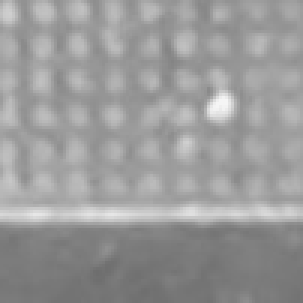
#> input picture C. elegans/Data/0/image_1014.png, 101 x 101 px (shown 3 times larger); its folder holds 4 pictures in this run
$ python ConfusionMatrix.py
#> lines starting #> are read from the running program, lines starting #| are printed output that depends on the picture
import numpy as np
import glob
import cv2 as cv
import idx2numpy
import math

path = "C:/Users/ajdan/Documents/PR-ML/Machine Learning/Project 4 ML/Machine-Learning-Project4/C. elegans/Data/0"

data = np.load('W_CElegans.npz')
#> (reads W_CElegans.npz from the repository)

W = data['W']
SIZE , K = W.shape

SIZE = 28*28
filenames = glob.glob(path + '/*.png')
filenames.sort()
images = [cv.imread(img) for img in filenames]
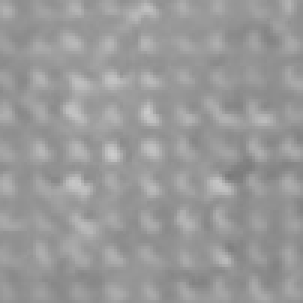
#> input picture C. elegans/Data/0/image_1145.png, 101 x 101 px (shown 3 times larger)
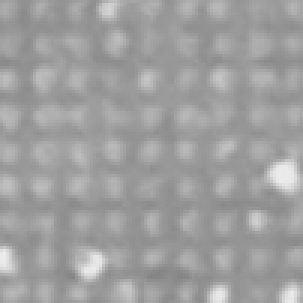
#> input picture C. elegans/Data/0/image_1206.png, 101 x 101 px (shown 3 times larger)
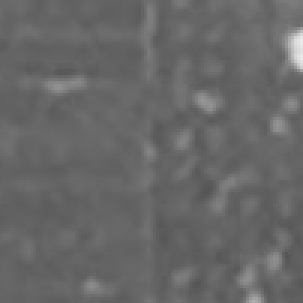
#> input picture C. elegans/Data/0/image_1790.png, 101 x 101 px (shown 3 times larger)
#> images = 4 items

scale_percent = 28 # percent of original size
width = int(101 * scale_percent / 100)
height = int(101 * scale_percent / 100)
dim = (width, height)

imagesResized = [cv.resize(img, dim, interpolation=cv.INTER_AREA) for img in images]
#> imagesResized = 4 items
imagesGrayscale = [cv.cvtColor(img, cv.COLOR_BGR2GRAY) for img in imagesResized]
#> imagesGrayscale = 4 items
imagesBlurred = [cv.GaussianBlur(img, (3,3), 0) for img in imagesGrayscale]
#> imagesBlurred = 4 items

sobelx = [cv.Sobel(src=img, ddepth=cv.CV_64F, dx=1, dy=0, ksize=5) for img in imagesBlurred]
#> sobelx = 4 items
sobely = [cv.Sobel(src=img, ddepth=cv.CV_64F, dx=0, dy=1, ksize=5) for img in imagesBlurred]
#> sobely = 4 items
sobelxy = [cv.Sobel(src=img, ddepth=cv.CV_64F, dx=1, dy=1, ksize=5) for img in imagesBlurred]
#> sobelxy = 4 items

edges = [cv.Canny(image=img, threshold1=60, threshold2=140) for img in imagesBlurred]
#> edges = 4 items

DataX = np.empty((0,SIZE),int)
for i in range(len(edges)):
    temp = np.reshape(edges[i],SIZE)
    temp = temp.astype(int)
    temp = np.array([temp])
    DataX  = np.append(DataX,temp,0)
#> this loop made 4 passes

DataX = DataX / 255
DataX =  np.insert(DataX, DataX.shape[1], 1, axis=1)

DataXTest = DataX[math.ceil(DataX.shape[0] * 0.8):]
#> DataXTest = empty array


yPred = np.dot(DataXTest, W)
#> yPred = empty array

totals = np.zeros((K))
for i in range(len(DataXTest)):
    totals[np.argmax(yPred[i])] += 1
#> this loop made 0 passes
#> after the loop, totals = [0, 0]

print("Total Tallies For Worms 0:")
for i in range(K):
    print("Class", int(i) , ":" , int(totals[i]))
#> this loop made 2 passes
#| Class 0 : 0
#| Class 1 : 0


path = "C:/Users/ajdan/Documents/PR-ML/Machine Learning/Project 4 ML/Machine-Learning-Project4/C. elegans/Data/1"

data = np.load('W_CElegans.npz')

W = data['W']
SIZE , K = W.shape

SIZE = 28*28
filenames = glob.glob(path + '/*.png')
filenames.sort()
images = [cv.imread(img) for img in filenames]

scale_percent = 28 # percent of original size
width = int(101 * scale_percent / 100)
#> width = 28
height = int(101 * scale_percent / 100)
#> height = 28
dim = (width, height)
#> dim = (28, 28)

imagesResized = [cv.resize(img, dim, interpolation=cv.INTER_AREA) for img in images]
#> imagesResized = []
imagesGrayscale = [cv.cvtColor(img, cv.COLOR_BGR2GRAY) for img in imagesResized]
#> imagesGrayscale = []
imagesBlurred = [cv.GaussianBlur(img, (3,3), 0) for img in imagesGrayscale]
#> imagesBlurred = []

sobelx = [cv.Sobel(src=img, ddepth=cv.CV_64F, dx=1, dy=0, ksize=5) for img in imagesBlurred]
#> sobelx = []
sobely = [cv.Sobel(src=img, ddepth=cv.CV_64F, dx=0, dy=1, ksize=5) for img in imagesBlurred]
#> sobely = []
sobelxy = [cv.Sobel(src=img, ddepth=cv.CV_64F, dx=1, dy=1, ksize=5) for img in imagesBlurred]
#> sobelxy = []

edges = [cv.Canny(image=img, threshold1=60, threshold2=140) for img in imagesBlurred]
#> edges = []

DataX = np.empty((0,SIZE),int)
#> DataX = empty array
for i in range(len(edges)):
    temp = np.reshape(edges[i],SIZE)
    temp = temp.astype(int)
    temp = np.array([temp])
    DataX  = np.append(DataX,temp,0)

DataX = DataX / 255
DataX =  np.insert(DataX, DataX.shape[1], 1, axis=1)

DataXTest = DataX[math.ceil(DataX.shape[0] * 0.8):]


yPred = np.dot(DataXTest, W)

totals = np.zeros((K))
for i in range(len(DataXTest)):
    totals[np.argmax(yPred[i])] += 1

print("Total Tallies For Worms 1:")
for i in range(K):
    print("Class", int(i) , ":" , int(totals[i]))


data = np.load('trainedModelMNIST.npz')
#> (reads trainedModelMNIST.npz from the repository)

W = data['x']


imageTestFile = 'DataUncompressed/test-images.idx3-ubyte'  # Load Test Images File
labelTestFile = 'DataUncompressed/test-labels.idx1-ubyte'  # Load Test Labels File


#> (the run stopped early here; a loop or call above may not have finished)
